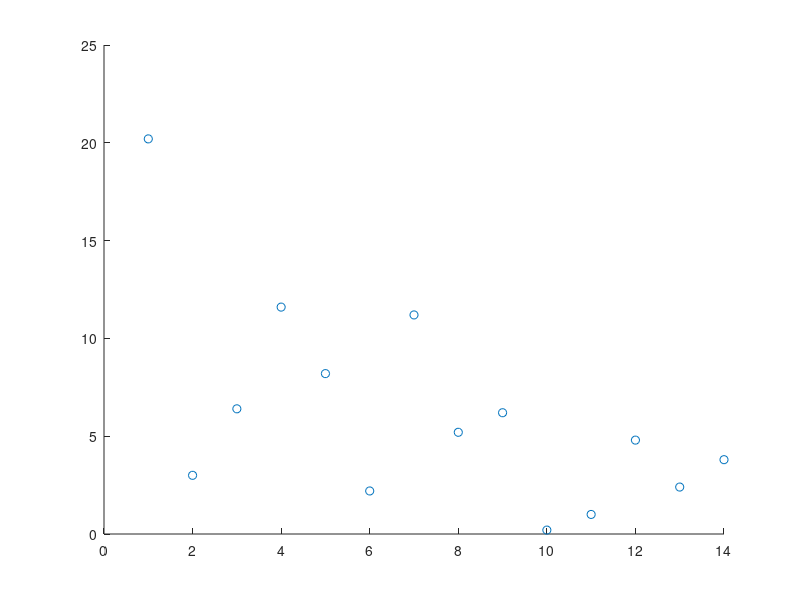

The MATLAB script that drew this image:
X = linspace(1,14,14)
Y = [20.2;3;6.4;11.6;8.2;2.2;11.2;5.2;6.2;0.2;1.0;4.8;2.4;3.8]
scatter(X,Y)

%calculating accumulated proximity
prox = []
for i=1:length(Y)
    pi = 0
    for j=1:length(Y)
        pi = pi + abs(Y(j) - Y(i));
    end
    prox= [prox; pi]
end
    
%calculating eccentricity
eccentr = []
for i=1:length(prox)
    eccentr = [eccentr;(2*prox(i))/(sum(prox))]
end
